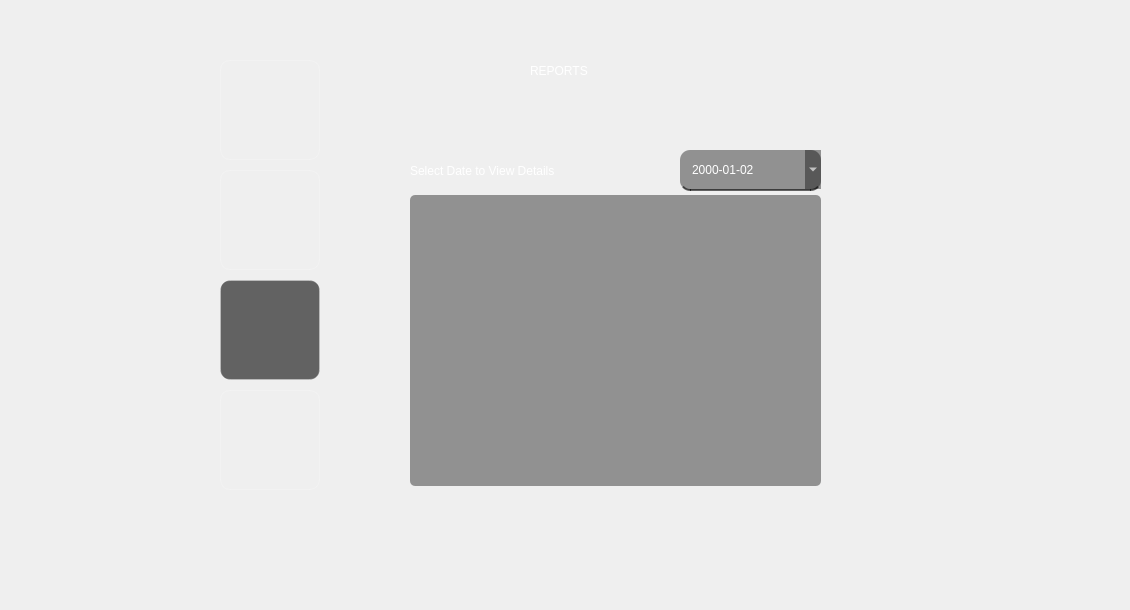
    <widget class="QWidget" name="tab_4">
     <attribute name="title">
      <string>Appointment Reports</string>
     </attribute>
     <widget class="QLabel" name="label_16">
      <property name="geometry">
       <rect>
        <x>0</x>
        <y>0</y>
        <width>1121</width>
        <height>601</height>
       </rect>
      </property>
      <property name="text">
       <string/>
      </property>
      <property name="pixmap">
       <pixmap>background3.png</pixmap>
      </property>
      <property name="scaledContents">
       <bool>true</bool>
      </property>
     </widget>
     <widget class="QPushButton" name="ReportsIcon3">
      <property name="geometry">
       <rect>
        <x>220</x>
        <y>280</y>
        <width>100</width>
        <height>100</height>
       </rect>
      </property>
      <property name="styleSheet">
       <string notr="true">QPushButton#ReportsIcon3{
border-radius:10px;
background-color:rgba(0,0,0,150);
border:1px solid rgba(255,255,255,50);
}

QPushButton#ReportsIcon3:hover{
border-radius:10px;
border:2px solid rgba(255,255,255,100);
background-color:rgba(255,255,255,50);
}</string>
      </property>
      <property name="text">
       <string/>
      </property>
      <property name="icon">
       <iconset>
        <normaloff>3.png</normaloff>3.png</iconset>
      </property>
      <property name="iconSize">
       <size>
        <width>100</width>
        <height>100</height>
       </size>
      </property>
     </widget>
     <widget class="QPushButton" name="ConsultDoctorIcon3">
      <property name="geometry">
       <rect>
        <x>220</x>
        <y>170</y>
        <width>100</width>
        <height>100</height>
       </rect>
      </property>
      <property name="styleSheet">
       <string notr="true">QPushButton#ConsultDoctorIcon3{
border-radius:10px;
background-color:rgba(0,0,0,0);
border:1px solid rgba(255,255,255,50);
}

QPushButton#ConsultDoctorIcon3:hover{
border-radius:10px;
border:2px solid rgba(255,255,255,100);
background-color:rgba(255,255,255,50);
}</string>
      </property>
      <property name="text">
       <string/>
      </property>
      <property name="icon">
       <iconset>
        <normaloff>2.png</normaloff>2.png</iconset>
      </property>
      <property name="iconSize">
       <size>
        <width>100</width>
        <height>100</height>
       </size>
      </property>
     </widget>
     <widget class="QPushButton" name="LogoutIcon3">
      <property name="geometry">
       <rect>
        <x>220</x>
        <y>390</y>
        <width>100</width>
        <height>100</height>
       </rect>
      </property>
      <property name="styleSheet">
       <string notr="true">QPushButton#LogoutIcon3{
border-radius:10px;
background-color:rgba(0,0,0,0);
border:1px solid rgba(255,255,255,50);
}

QPushButton#LogoutIcon3:hover{
border-radius:10px;
border:2px solid rgba(255,255,255,100);
background-color:rgba(255,255,255,50);
}</string>
      </property>
      <property name="text">
       <string/>
      </property>
      <property name="icon">
       <iconset>
        <normaloff>4.png</normaloff>4.png</iconset>
      </property>
      <property name="iconSize">
       <size>
        <width>100</width>
        <height>100</height>
       </size>
      </property>
     </widget>
     <widget class="QPushButton" name="BookAppointmentIcon3">
      <property name="geometry">
       <rect>
        <x>220</x>
        <y>60</y>
        <width>100</width>
        <height>100</height>
       </rect>
      </property>
      <property name="styleSheet">
       <string notr="true">QPushButton#BookAppointmentIcon3{
border-radius:10px;
background-color:rgba(0,0,0,0);
border:1px solid rgba(255,255,255,50);
}

QPushButton#BookAppointmentIcon3:hover{
border-radius:10px;
border:2px solid rgba(255,255,255,100);
background-color:rgba(255,255,255,50);
}</string>
      </property>
      <property name="text">
       <string/>
      </property>
      <property name="icon">
       <iconset>
        <normaloff>1.png</normaloff>1.png</iconset>
      </property>
      <property name="iconSize">
       <size>
        <width>100</width>
        <height>100</height>
       </size>
      </property>
     </widget>
     <widget class="QLabel" name="label_24">
      <property name="geometry">
       <rect>
        <x>410</x>
        <y>160</y>
        <width>211</width>
        <height>21</height>
       </rect>
      </property>
      <property name="styleSheet">
       <string notr="true">color:rgba(255,255,255,255);
font: 11pt &quot;MS Shell Dlg 2&quot;;
background-color: rgba(255, 255, 255, 0);
</string>
      </property>
      <property name="text">
       <string>Select Date to View Details</string>
      </property>
     </widget>
     <widget class="QTableWidget" name="Reports">
      <property name="geometry">
       <rect>
        <x>410</x>
        <y>195</y>
        <width>411</width>
        <height>291</height>
       </rect>
      </property>
      <property name="styleSheet">
       <string notr="true">
QTableWidget#Reports{
background-color:rgba(0,0,0,100);
color:rgba(255,255,255,255);
padding:5px;
font: 8pt &quot;MS Shell Dlg 2&quot;;
border-radius:5px;
}</string>
      </property>
     </widget>
     <widget class="QDateEdit" name="dateEdit">
      <property name="geometry">
       <rect>
        <x>680</x>
        <y>150</y>
        <width>141</width>
        <height>41</height>
       </rect>
      </property>
      <property name="styleSheet">
       <string notr="true">QDateEdit#dateEdit{
background-color:rgba(0,0,0,100);
border-bottom:2px solid rgba(0,0,0,150);
color:rgba(255,255,255,255);
padding:10px;
font: 11pt &quot;MS Shell Dlg 2&quot;;
border-radius:10px;
}</string>
      </property>
      <property name="dateTime">
       <datetime>
        <hour>0</hour>
        <minute>0</minute>
        <second>0</second>
        <year>2000</year>
        <month>1</month>
        <day>2</day>
       </datetime>
      </property>
      <property name="displayFormat">
       <string>yyyy-MM-dd</string>
      </property>
      <property name="calendarPopup">
       <bool>true</bool>
      </property>
     </widget>
     <widget class="QLabel" name="label_25">
      <property name="geometry">
       <rect>
        <x>530</x>
        <y>50</y>
        <width>341</width>
        <height>41</height>
       </rect>
      </property>
      <property name="styleSheet">
       <string notr="true">color: rgb(255, 255, 255);
font: 87 24pt &quot;Segoe UI Black&quot;;
background-color: rgba(255, 255, 255, 0);</string>
      </property>
      <property name="text">
       <string>REPORTS</string>
      </property>
     </widget>
    </widget>
